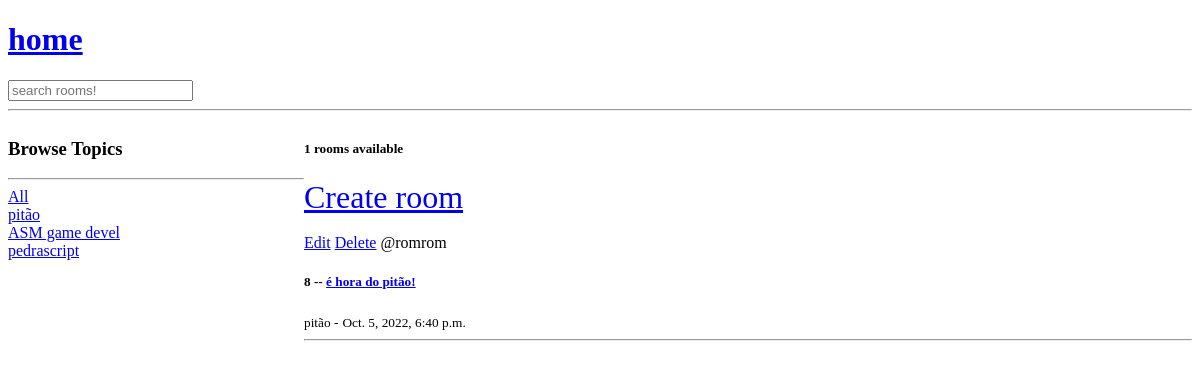
/?q=pitão, run on an earlier commit of the app's database.
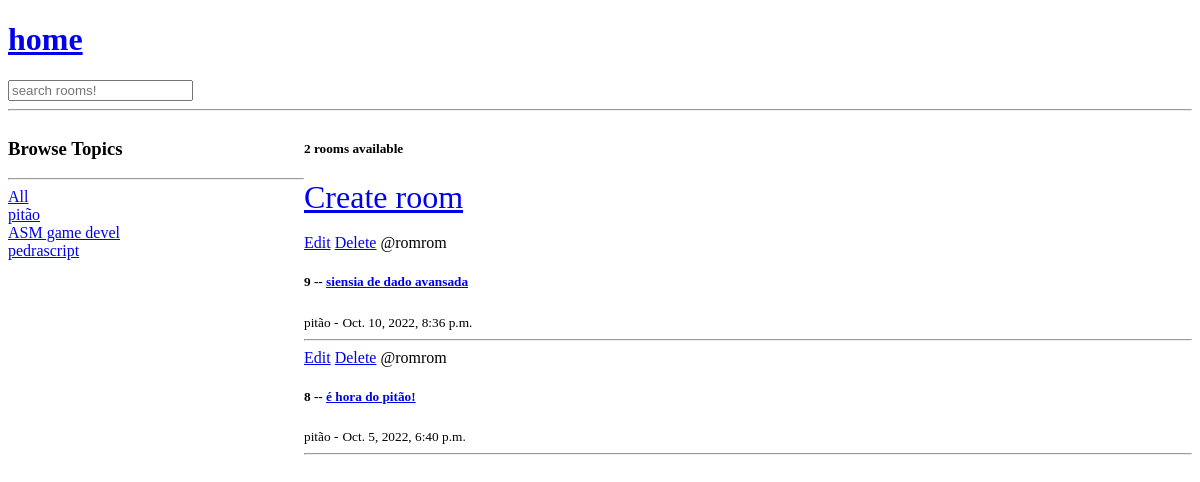
And on a later commit of the database.
### base/models.py (models this page shows, shortened)
class Topic(models.Model):
    name = models.CharField(max_length=200)

class Room(models.Model):
    host = models.ForeignKey(User, on_delete=models.SET_NULL, null=True)
    topic = models.ForeignKey(Topic, on_delete=models.SET_NULL, null=True)
    name = models.CharField(max_length=200)
    description = models.TextField(null=True, blank=True)
    updated = models.DateTimeField(auto_now=True)
    created = models.DateTimeField(auto_now_add=True)
    class Meta:
        ordering = ['-updated','-created']

### base/views.py (the view)
# urls.py: path('', views.home, name="home"),
def home(request):
    q = request.GET.get('q') if request.GET.get('q') != None else ''
    rooms = Room.objects.filter(
        Q(topic__name__icontains=q) |
        Q(name__icontains=q) |
        Q(description__icontains=q)
        )
    topics = Topic.objects.all()
    room_count = rooms.count()
    context = {'rooms': rooms, 'topics':topics, 'room_count': room_count}
    return render(request, 'base/home.html', context)

### templates/base/home.html (shortened to what this page needs)
{% extends 'main.html' %}
{% block content %}
<div class="home-container">
    <div>
        <h3>Browse Topics</h3>
        <hr>
        <div>
            <a href="{% url 'home' %}">All</a>
        </div>
        {% for topic in topics %}
            <div>
                <a href="{% url 'home' %}?q={{topic.name}}">{{topic.name}}</a>
            </div>
        {% endfor %}
    </div>
    <div>
        <h5>{{room_count}} rooms available</h5>
        <a href="{% url 'create-room'%}" style="font-size:2em;">Create room</a><br><br>
        <div>
            {% for room in rooms %}
                <div>
                    <a href="{% url 'update-room' room.id %}" >Edit</a>
                    <a href="{% url 'delete-room' room.id %}" >Delete</a>
                    <span>@{{room.host.username}}</span>
                    <h5> {{room.id}} -- <a href="{% url 'room' room.id %}">{{room.name}}</a> </h5>
                    <small>{{room.topic.name}} -</small>
                    <small>{{room.created}}</small>
                    <hr>
                </div>
            {% endfor %}
        </div>
    </div>
</div>
{% endblock content %}

What changed in the data, as far as the page shows it:
added Room: host.username "romrom", id "9", name "siensia de dado avansada", topic.name "pitão", created "Oct. 10, 2022, 8:36 p.m."
Also different on the page:
{{ room_count }}: "1" → "2"
